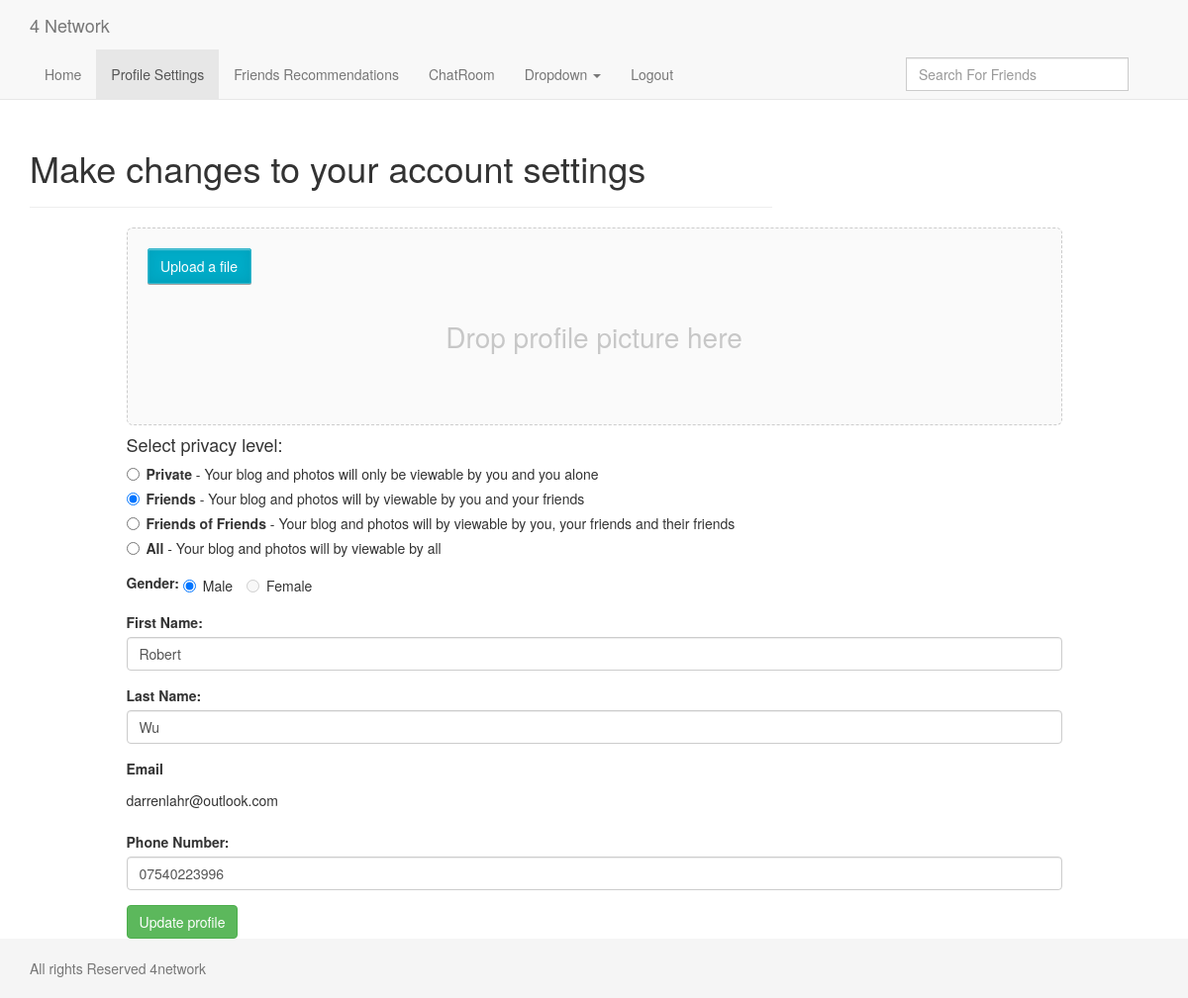
/webpages/profileSettings.php (signed in), run on the app's committed database.
### tables this page shows
CREATE TABLE `users` (
  `User_id` int(11) NOT NULL,
  `First_name` varchar(20) NOT NULL,
  `Last_name` varchar(20) NOT NULL,
  `Username` varchar(50) NOT NULL,
  `dob` date NOT NULL,
  `Password` mediumtext NOT NULL,
  `Phone` varchar(20) DEFAULT NULL,
  `Gender` varchar(20) NOT NULL,
  `activationToken` mediumtext,
  `activated` tinyint(1) NOT NULL DEFAULT '0',
  `privacysetting` enum('1','2','3','4') NOT NULL DEFAULT '1',
  `profilephoto` text COMMENT 'the location of the user profile will be stored here',
  `Timestamp` timestamp NOT NULL DEFAULT CURRENT_TIMESTAMP ON UPDATE CURRENT_TIMESTAMP
);

### corePHP/functions.php (called while the page is built, shortened)
<?php
function connectToDatabase(){
    $connectstr_dbhost = '';
    $connectstr_dbname = '';
    $connectstr_dbusername = '';
    $connectstr_dbpassword = '';
    foreach ($_SERVER as $key => $value) {
        if (strpos($key, "MYSQLCONNSTR_localdb") !== 0) {
            continue;
        }
        $connectstr_dbhost = preg_replace("/^.*Data Source=(.+?);.*$/", "\\1", $value);
        $connectstr_dbname = preg_replace("/^.*Database=(.+?);.*$/", "\\1", $value);
        $connectstr_dbusername = preg_replace("/^.*User Id=(.+?);.*$/", "\\1", $value);
        $connectstr_dbpassword = preg_replace("/^.*Password=(.+?)$/", "\\1", $value);
    }
    $link = mysqli_connect($connectstr_dbhost, $connectstr_dbusername, $connectstr_dbpassword,$connectstr_dbname);
    if (mysqli_connect_errno())
    {
        die("Failed to connect to MySQL: " . mysqli_connect_error()) ;
    } else{
        return $link;
    }
}
function pullUserSettings(){
    $con = connectToDatabase();
    $sql = "SELECT First_name, Last_name, Username, Phone, Gender, privacysetting FROM users WHERE User_id = " . $_SESSION['User_id'];
    $result = mysqli_query($con,$sql);
    $userSettings = mysqli_fetch_assoc($result);
    return $userSettings;
}

### webpages/profileSettings.php (the view, shortened to what this page needs)
<?php
require_once($_SERVER['DOCUMENT_ROOT']. "/socialSite/corePHP/functions.php");
$userSettings = pullUserSettings();
$pageTitle = 'profileSettings';
?>
<!DOCTYPE html>
<html lang="en">
  <?php require_once("includes/head.php"); ?>
  <link href="../fine-uploader/fine-uploader-gallery.min.css" rel="stylesheet">
  </head>
  <body>
    <?php require_once("includes/nav.php"); ?>
    <div class="container" style="margin-top:50px">
        <div class="row">
           <div class="col-md-8">
              <div class="page-header">
                <h1>Make changes to your account settings</h1>
              </div>
           </div>
            <div id="profilepic" class="col-md-4">
            </div>
        </div>
      <section class="row">
          <div class="col-md-10 col-md-offset-1">
              <div id="uploader"></div>
          <form method="POST" name="updateSettings">
              <div class="form-group">
                  <h4>Select privacy level:</h4>
                  <div class="radio">
                      <label>
                          <input type="radio" name="optionsPrivacy" id="privacyOption1" value="1" <?php echo (($userSettings['privacysetting']=='1') ? 'checked':''); ?>>
                          <strong>Private</strong> - Your blog and photos will only be viewable by you and you alone
                      </label>
                  </div>
                  <div class="radio">
                      <label>
                          <input type="radio" name="optionsPrivacy" id="privacyOption2" value="2" <?php echo (($userSettings['privacysetting']=='2') ? 'checked':''); ?>>
                          <strong>Friends</strong> - Your blog and photos will by viewable by you and your friends
                      </label>
                  </div>
                  <div class="radio">
                      <label>
                          <input type="radio" name="optionsPrivacy" id="privacyOption3" value="3" <?php echo (($userSettings['privacysetting']=='3') ? 'checked':''); ?>>
                          <strong>Friends of Friends</strong> - Your blog and photos will by viewable by you, your friends and their friends
                      </label>
                  </div>
                  <div class="radio">
                      <label>
                          <input type="radio" name="optionsPrivacy" id="privacyOption4" value="4" <?php echo (($userSettings['privacysetting']=='4') ? 'checked':''); ?>>
                          <strong>All</strong> - Your blog and photos will by viewable by all
                      </label>
                  </div>
              </div>
              <div class="form-group">
                  <label for="genderRatio" autofocus>Gender:</label>
                  <label class="radio-inline "><input type="radio" value="male" required <?php echo (($userSettings['Gender']=='male') ? 'checked':'disabled'); ?>>Male</label>
                  <label class="radio-inline"><input type="radio" value="female" <?php echo (($userSettings['Gender']=='female') ? 'checked':'disabled'); ?>>Female</label>
              </div>
              <div class="form-group">
                  <label for="firstName">First Name:</label>
                  <input type="text" class="form-control" name="firstName" placeholder="First Name" required value="<?php echo $userSettings['First_name'];?>">
              </div>
              <div class="form-group">
                  <label for="lastName">Last Name:</label>
                  <input type="text" class="form-control" name="lastName" placeholder="Last Name" required value="<?php echo $userSettings['Last_name'];?>">
              </div>
              <div class="form-group">
                  <label class="control-label">Email</label>
                  <p class="form-control-static"><?php echo $userSettings['Username'];?></p>
              </div>
              <div class="form-group">
                  <label for="telNumber">Phone Number:</label>
                  <input type="number" class="form-control" id="telNumber" name="Phone" placeholder="02077273101" value="<?php echo $userSettings['Phone'];?>">
              </div>
              <button type="submit" class="btn btn-success" name="updateSettings">Update profile</button>
          </form>
          </div>
      </section>
    </div>
    <footer class="footer">
      <div class="container">
        <p class="text-muted">All rights Reserved 4network</p>
      </div>
    </footer>
  </body>
</html>

### webpages/includes/head.php (shortened to what this page needs)
<link href="../vendor/twbs/bootstrap/dist/css/bootstrap.css" rel="stylesheet">

### webpages/includes/nav.php (shortened to what this page needs)
<nav class="navbar navbar-default navbar-fixed-top">
    <div class="container">
        <div class="navbar-header">
            <a class="navbar-brand" href="#">4 Network</a>
        </div>
        <div id="navbar" class="collapse navbar-collapse">
            <ul class="nav navbar-nav">
                <li <?php if($pageTitle == "index") echo 'class="active"'?>><a href="index.php">Home</a></li>
                <li <?php if($pageTitle == "profileSettings") echo 'class="active"'?>><a href="profileSettings.php">Profile Settings</a></li>
                <li <?php if($pageTitle == "friendsRecommendations") echo 'class="active"'?>><a href="friendsRecommendations.php">Friends Recommendations</a></li>
                <li><a href="chatroom.php">ChatRoom</a></li>
                <li class="dropdown droplist_all">
                    <a href="#" class="dropdown-toggle" data-toggle="dropdown" role="button" aria-haspopup="true" aria-expanded="false">Dropdown <span class="caret"></span></a>
                </li>
                <li><a href="../index.php" class="logOutLink">Logout</a></li>
                <div class="col-md-3 pull-right" id="friendSearchContainer">
                    <form class="navbar-form" role="search">
                        <div class="input-group">
                            <input type="text" size="200" class="form-control" id="friendSearchBox" placeholder="Search For Friends" autocomplete="off">
                        </div>
                    </form>
                </div>
            </ul>
        </div>
    </div>
</nav>

### webpages/profileSettings.php (style rules this page uses)
html { position: relative; min-height: 100%; }
body { margin-bottom: 60px; }
.footer { position: absolute; bottom: 0; width: 100%; height: 60px; background-color: #f5f5f5; }
body > .container { padding: 60px 15px 0; }
.container .text-muted { margin: 20px 0; }
.footer > .container { padding-right: 15px; padding-left: 15px; }

### data on the page
users: privacysetting "☐ Private - Your blog and photos", privacysetting "☑ Friends - Your blog and photos", privacysetting "☐ Friends of Friends - Your blog", privacysetting "☐ All - Your blog and photos wil", Gender "☑ Male", Gender "☐ Female", firstName "Robert", lastName "Wu", Username "darrenlahr@outlook.com", Phone "07540223996"
